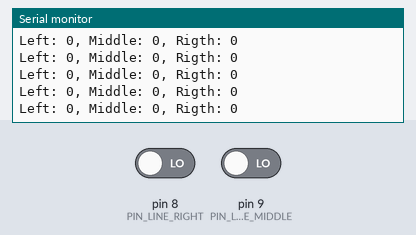
Simulated run of this sketch. Board: Arduino Uno, built with avr-gcc and run on an emulated ATmega328P. Shown: the last lines printed to the serial monitor. The test bench sets the inputs (shaded band); at power-on: pin 8 (PIN_LINE_RIGHT) LOW, pin 9 (PIN_LINE_MIDDLE) LOW.

Above: at 1.2 s.
1.3 s: pin 8 (PIN_LINE_RIGHT) driven HIGH
At 2.0 s:
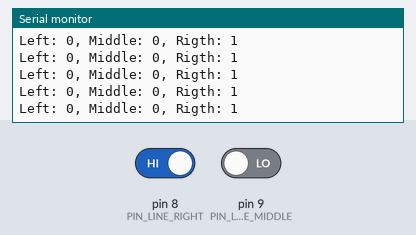
4.3 s: pin 9 (PIN_LINE_MIDDLE) driven HIGH
At 4.8 s:
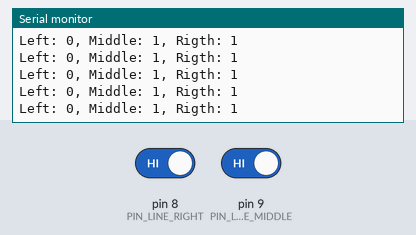
5.8 s: pin 8 (PIN_LINE_RIGHT) driven LOW
At 6.8 s:
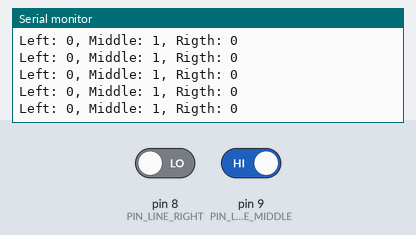
17.8 s: pin 9 (PIN_LINE_MIDDLE) driven LOW
At 18.7 s:
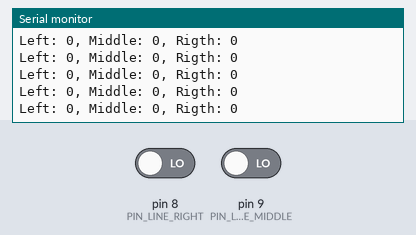

Measured:
- after the input at 1.3 s, the serial monitor: prints a new line after 0.07 s (image 1)
- after the input at 4.3 s, the serial monitor: prints a new line after 0.07 s (image 2)
- after the input at 5.8 s, the serial monitor: prints a new line after 0.10 s (image 3)
- after the input at 17.8 s, the serial monitor: prints a new line after 0.08 s (image 4)

The sketch:

line-sensor.ino
```cpp
byte PIN_LINE_LEFT = 0;
byte PIN_LINE_MIDDLE = 9;
byte PIN_LINE_RIGHT = 8;
byte LINE_LEFT;
byte LINE_MIDDLE;
byte LINE_RIGHT;

void setup() {
  Serial.begin(9600);
  pinMode(PIN_LINE_LEFT, INPUT);
  pinMode(PIN_LINE_MIDDLE, INPUT);
  pinMode(PIN_LINE_RIGHT, INPUT);
}

void loop() {
  LINE_LEFT = digitalRead(PIN_LINE_LEFT);
  LINE_MIDDLE = digitalRead(PIN_LINE_MIDDLE);
  LINE_RIGHT = digitalRead(PIN_LINE_RIGHT);

  Serial.print("Left: ");
  Serial.print(LINE_LEFT);
  Serial.print(", Middle: ");
  Serial.print(LINE_MIDDLE);
  Serial.print(", Rigth: ");
  Serial.print(LINE_RIGHT);
  Serial.println();
}
```
